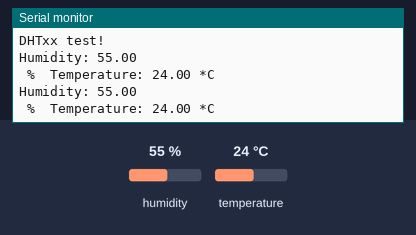
A sketch run on a simulated Arduino Uno, built with avr-gcc and run on an emulated ATmega328P. On the bench: the last lines printed to the serial monitor. Wiring (inferred from the names in the program): DHT11 sensor: data pin 5. The inputs (shaded band) are chosen by the test bench; at power-on: humidity 55 %, temperature 24 °C.

Above: at 5.3 s.
5.4 s: humidity set to 22 %
At 8.1 s:
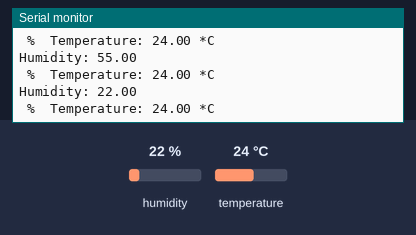
8.8 s: temperature set to 12 °C
At 10.1 s:
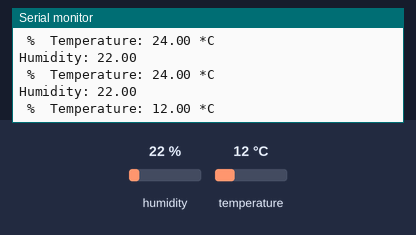
12.2 s: humidity set to 40 %
At 14.2 s:
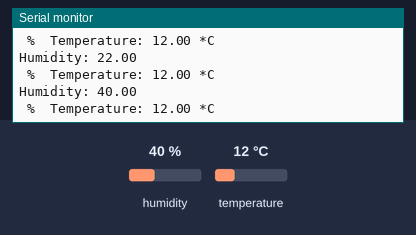
Timing chart, 0 to 15.7 s (numbered marks = the images above; inputs shaded):
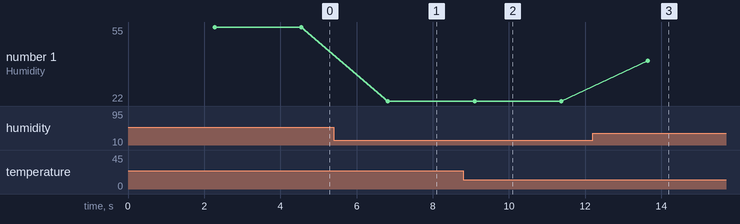

Measured:
- after the input at 5.4 s, the serial monitor: prints a new line after 1.4 s (image 1)
- after the input at 8.8 s, the serial monitor: prints a new line after 0.32 s (image 2)
- after the input at 12.2 s, the serial monitor: prints a new line after 1.4 s (image 3)
- plotted number 1: 55 → 22 after the input at 5.4 s, 22 → 40 after the input at 12.2 s

The sketch:

DHTtester1.ino
```cpp
// Example testing sketch for various DHT humidity/temperature sensors
// Written by ladyada, public domain

#include "DHT.h"

#define DHTPIN 5    // what digital pin we're connected to

// Uncomment whatever type you're using!
#define DHTTYPE DHT11   // DHT 11
//#define DHTTYPE DHT22   // DHT 22  (AM2302), AM2321
//#define DHTTYPE DHT21   // DHT 21 (AM2301)

// Connect pin 1 (on the                                                    left) of the sensor to +5V
// NOTE: If using a board with 3.3V logic like an Arduino Due connect pin 1
// to 3.3V instead of 5V!
// Connect pin 2 of the sensor to whatever your DHTPIN is
// Connect pin 4 (on the right) of the sensor to GROUND
// Connect a 10K resistor from pin 2 (data) to pin 1 (power) of the sensor

// Initialize DHT sensor.
// Note that older versions of this library took an optional third parameter to
// tweak the timings for faster processors.  This parameter is no longer needed
// as the current DHT reading algorithm adjusts itself to work on faster procs.
DHT dht(DHTPIN, DHTTYPE);

void setup() {
  Serial.begin(9600);
  Serial.println("DHTxx test!");

  dht.begin();
}

void loop() {
  // Wait a few seconds between measurements.
  delay(2000);

  // Reading temperature or humidity takes about 250 milliseconds!
  // Sensor readings may also be up to 2 seconds 'old' (its a very slow sensor)
  float h = dht.readHumidity();
  // Read temperature as Celsius (the default)
  float t = dht.readTemperature();
  // Read temperature as Fahrenheit (isFahrenheit = true)
  float f = dht.readTemperature(true);

  // Check if any reads failed and exit early (to try again).
 // if (isnan(h) || isnan(t) || isnan(f)) {
  //  Serial.println("Failed to read from DHT sensor!");
  //  return;
 // }

  // Compute heat index in Fahrenheit (the default)
  float hif = dht.computeHeatIndex(f, h);
  // Compute heat index in Celsius (isFahreheit = false)
  float hic = dht.computeHeatIndex(t, h, false);

  Serial.print("Humidity: ");
  Serial.println(h);
  Serial.print(" %\t");
  Serial.print("Temperature: ");
  Serial.print(t);
  Serial.println(" *C ");
  /*Serial.print(f);
  Serial.print(" *F\t");
  Serial.print("Heat index: ");
  Serial.print(hic);
  Serial.print(" *C ");
  Serial.print(hif);
  Serial.println(" *F");*/
}
```
